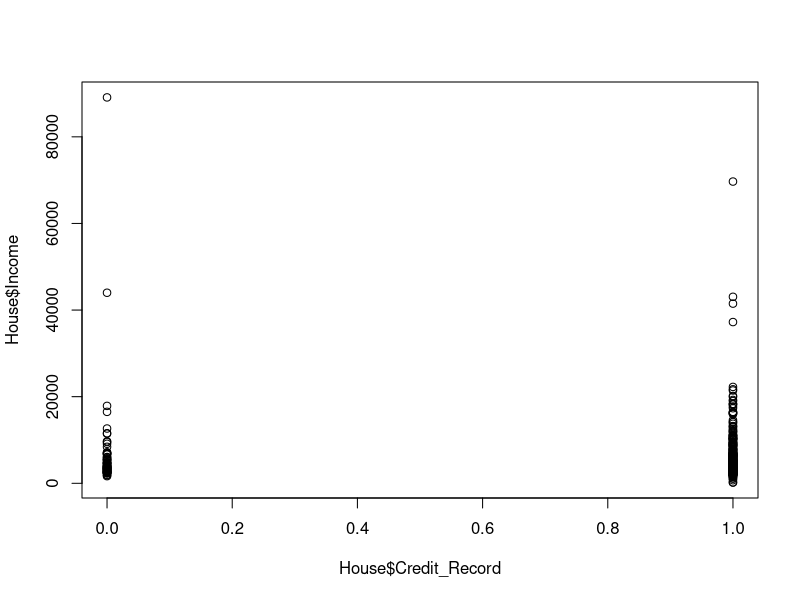
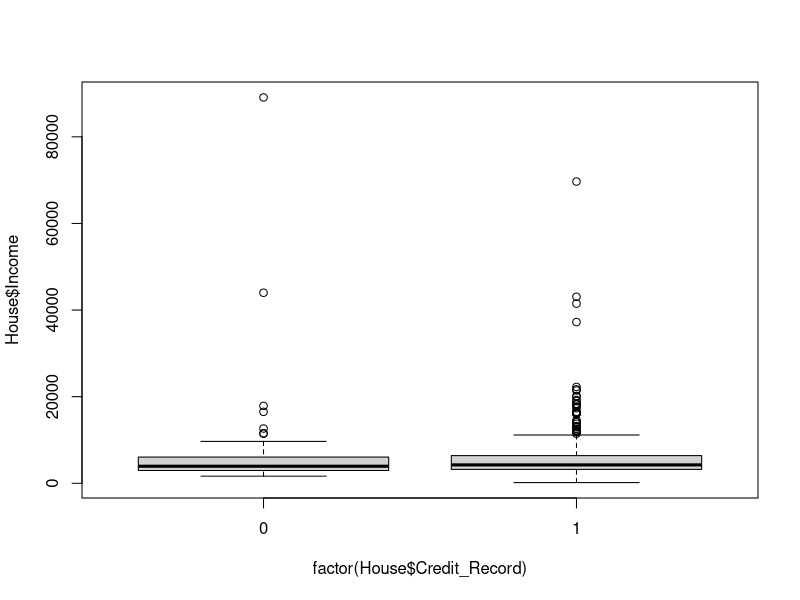
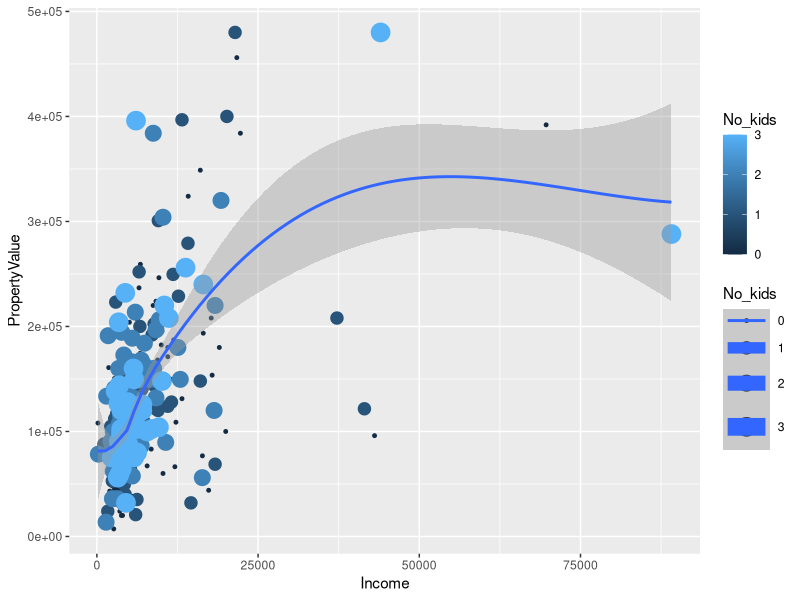
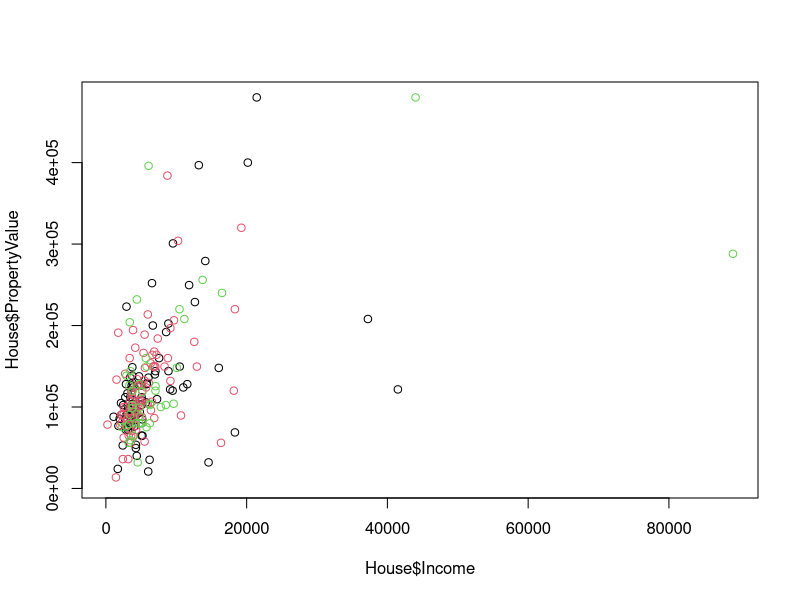
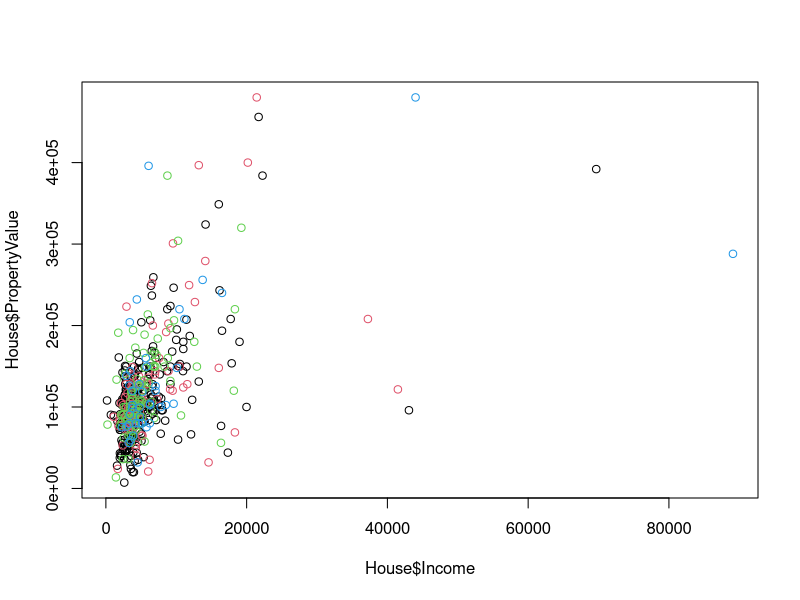
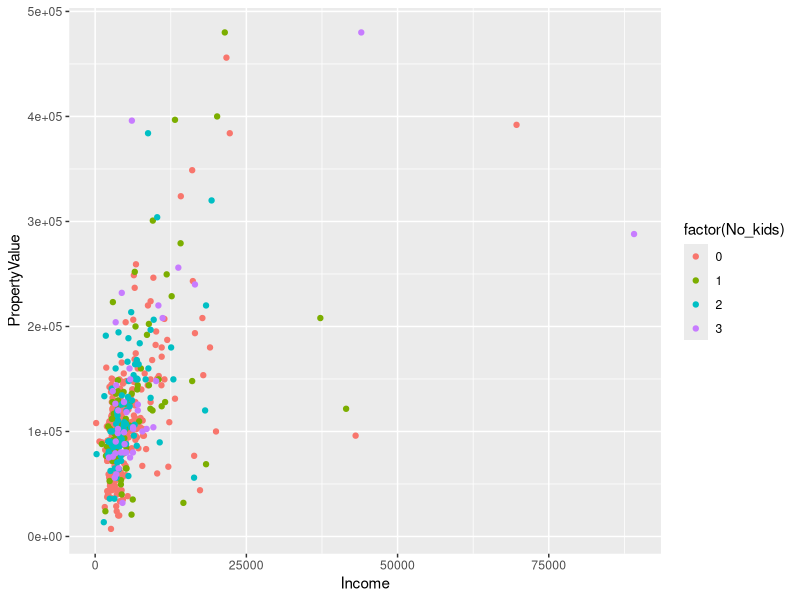
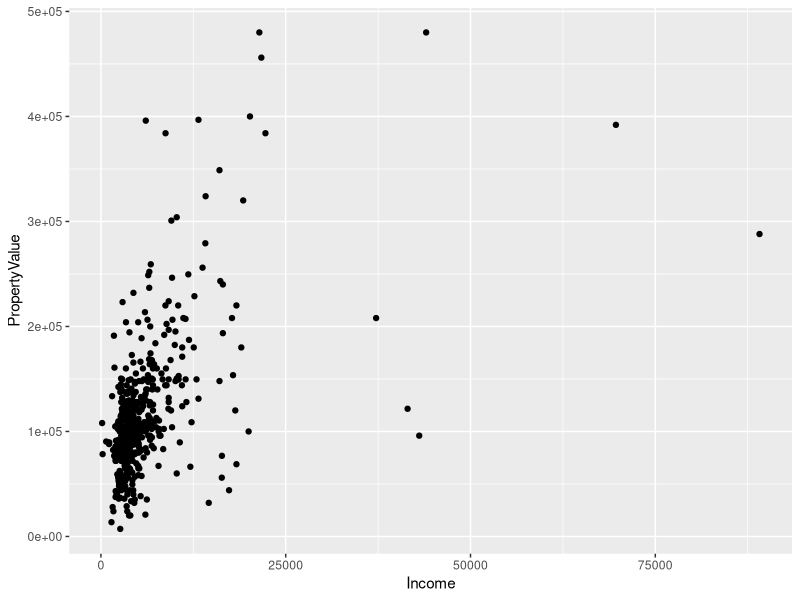
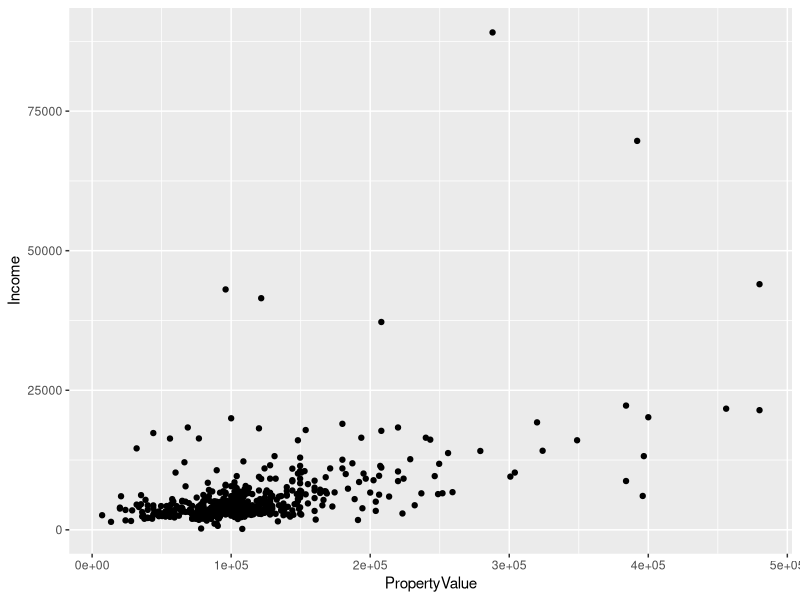

Here is the R script that generated these plots, in order: (Note: this script raises an error after producing the figures.)
## Question 1
library(ggplot2)
House=read.csv("housingdata.csv")

## Question 2
str(House)

## Question 3
plot(House$Income~House$Credit_Record)
plot(House$Income~factor(House$Credit_Record))

## Question 4
ggplot(House,aes(x=Income,y=PropertyValue,col=No_kids,cex=No_kids))+geom_point()+geom_smooth()

## Question 5
plot(House$PropertyValue~House$Income,col=House$No_kids)
plot(House$PropertyValue~House$Income,col=factor(House$No_kids))
ggplot(House,aes(x=Income,y=PropertyValue,col=factor(No_kids)))+geom_point()

## Question 6
ggplot(House,aes(x=Income,y=PropertyValue))+geom_point()
ggplot(House,aes(y=Income,x=PropertyValue))+geom_point()
ggplot(House,aes(x=Income,y=PropertyValue,col=factor(No_kids)))+geom_point()
ggplot(House,aes(x=Income,y=PropertyValue,col=factor(No_kids)))+geom_point(cex=1,pch=6)

## Question 7
ggplot(House,aes(x=Income,y=PropertyValue))+geom_point()
ggplot(House,aes(x=Income,y=PropertyValue))+geom_jitter()
ggplot(House,aes(x=Income,y=PropertyValue))+geom_jitter(width = 0.1)

## Question 8
ggplot(House,aes(x=Income))+geom_histogram()
ggplot(House,aes(x=Income))+geom_histogram(binwidth = 100)
ggplot(House,aes(x=Income),aes(y=density(Income)))+geom_histogram()+geom_density()
ggplot(House,aes(x=Income),aes(y=density(Income)))+geom_density()
ggplot(House,aes(x=Income,fill="#377EB8"))+geom_density(aes(y=..density..))

## Question 9
ggplot(House,aes(x=Property_Purchased,fill=Education))+geom_bar()
ggplot(House,aes(x=Property_Purchased,fill=Education))+geom_bar(position = "stack")
ggplot(House,aes(x=Property_Purchased,fill=Education))+geom_bar(position = "fill")
ggplot(House,aes(x=Property_Purchased,fill=Education))+geom_bar(position = "dodge")

## Question 10
ggplot(House,aes(x=Property_Purchased,fill=Education))+geom_bar(posn_d<-position_dodge(0.7))

## Question 11
ggplot(House,aes(x=Income,col=Income,fill=HasCar))+geom_histogram(binwidth = 10000)
ggplot(House,aes(x=Income,col=Income,fill=HasCar))+geom_histogram(binwidth = 10000, position = "identity")

## Question 12
ggplot(House,aes(x=Income,y=PropertyValue))+geom_point()
ggplot(House,aes(x=Income,y=PropertyValue))+geom_point()+facet_grid(.~HasCar)
ggplot(House,aes(x=Income,y=PropertyValue))+geom_point()+facet_grid(.~No_kids)
ggplot(House,aes(x=Income,y=PropertyValue))+geom_point()+facet_grid(HasCar~No_kids)

